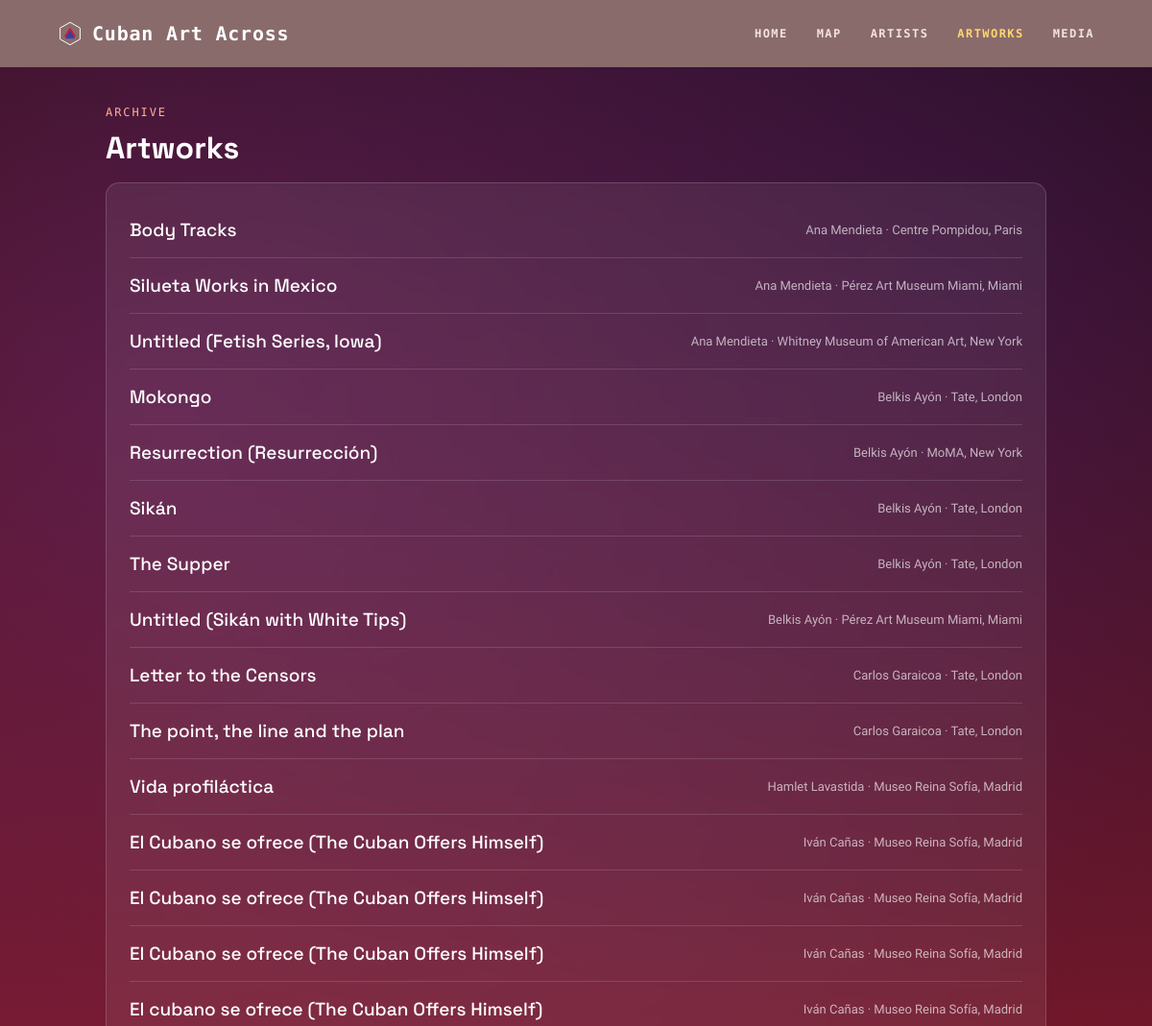
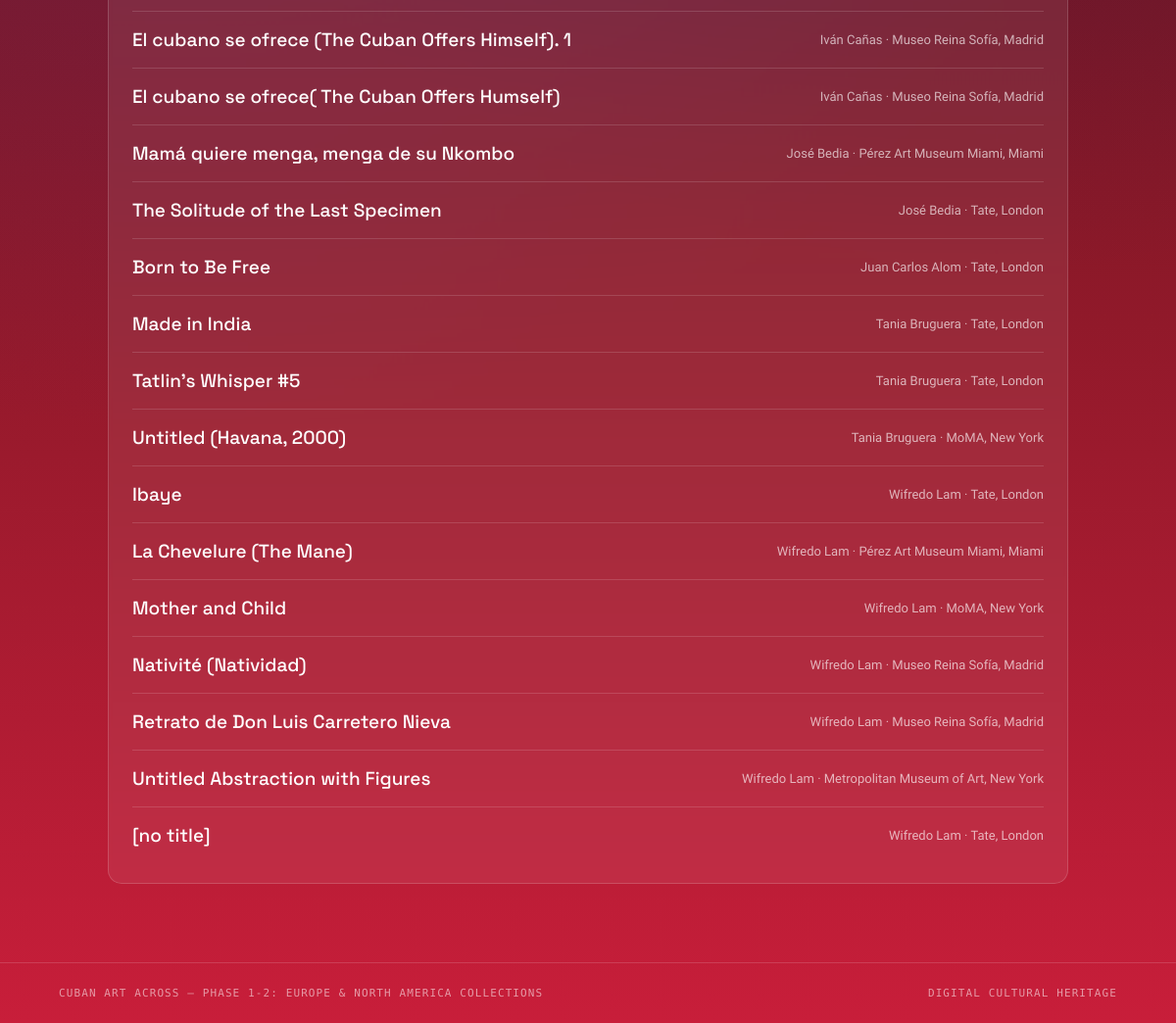
The app's page /artworks/ with its own data (2 pictures, top to bottom).
### zettels/models.py (models this page shows, shortened)
class Artwork(models.Model):
    artist = models.ForeignKey(Artist, on_delete=models.CASCADE, related_name='artworks')
    museum = models.ForeignKey(Museum, on_delete=models.PROTECT, related_name='artworks', null=True, blank=True)
    title = models.CharField(max_length=255)
    year = models.IntegerField(null=True, blank=True)
    medium = models.CharField(max_length=255, null=True, blank=True)
    dimensions = models.CharField(max_length=255, null=True, blank=True)
    museum_catalogue_url = models.URLField(max_length=255, null=True, blank=True)
    image_rights = models.CharField(max_length=255, null=True, blank=True)
    notes = models.TextField(null=True, blank=True)
    description = models.TextField(null=True, blank=True)
    class Meta:
        ordering = ['artist__name', 'title']

class Artist(models.Model):
    name = models.CharField(max_length=100)
    birth_year = models.IntegerField(null=True,blank=True)
    death_year = models.IntegerField(null=True,blank=True)
    birthplace = models.CharField(max_length=100, null=True,blank=True)
    class Meta:
        ordering = ['name']

class Museum(models.Model):
    class Region(models.TextChoices):
        EUROPE = 'europe', 'Europe'
        NORTH_AMERICA = 'north_america', 'North America'
        LATIN_AMERICA = 'latin_america', 'Latin America'
        ASIA = 'asia', 'Asia'
        AFRICA = 'africa', 'Africa'
        OTHER = 'other', 'Other'
    name = models.CharField(max_length=255)
    city = models.CharField(max_length=255)
    country = models.CharField(max_length=255)
    region = models.CharField(
        max_length=20, choices=Region.choices, null=True, blank=True,
    )
    latitude = models.FloatField(null=True, blank=True)
    longitude = models.FloatField(null=True, blank=True)
    class Meta:
        ordering = ['country', 'city', 'name']
        unique_together = ('name', 'city', 'country')

### zettels/views.py (the view)
# urls.py: path('artworks/', views.ArtworkListView.as_view(), name='artwork_list'),
class ArtworkListView(ListView):
    model = Artwork
    template_name = 'zettels/artwork_list.html'
    context_object_name = 'artworks'

### zettels/context_processors.py (called while the page is built)
def project_phase(request):
    regions_present = set(
        Museum.objects
        .exclude(region__isnull=True)
        .exclude(region='')
        .values_list('region', flat=True)
        .distinct()
    )
    ordered = [r for r in PHASE_ORDER if r in regions_present]
    if not ordered:
        return {
            'current_phase_label': 'Phase 1: European Collections',
            'current_regions': [],
        }
    names = [PHASE_LABELS[r] for r in ordered]
    collections_label = ' & '.join(names) + ' Collections'
    phase_number = f"Phase 1-{len(ordered)}" if len(ordered) > 1 else "Phase 1"
    return {
        'current_phase_label': f"{phase_number}: {collections_label}",
        'current_regions': ordered,
    }

### zettels/templates/zettels/artwork_list.html (shortened to what this page needs)
{% extends 'zettels/base.html' %}
{% block content %}
<div class="wrap">
  <div class="eyebrow">Archive</div>
  <h1>Artworks</h1>
  <div class="card">
    <ul class="list">
      {% for artwork in artworks %}
      <li>
        <a class="title" href="{% url 'zettels:artwork_detail' artwork.pk %}">{{ artwork.title }}</a>
        <span class="muted">
          {{ artwork.artist.name }}{% if artwork.museum %} &middot; {{ artwork.museum.name }}, {{ artwork.museum.city }}{% endif %}
        </span>
      </li>
      {% empty %}
      <li>No artworks registered yet.</li>
      {% endfor %}
    </ul>
  </div>
</div>
{% endblock %}

### zettels/templates/zettels/base.html (style rules this page uses)
* { box-sizing: border-box; }
body { margin: 0; color: #fdf3ee; font-family: 'Public Sans', sans-serif; background-color: #2a0a10; background-image: radial-gradient(circle at 15% 20%, rgba(120, 45, 130, 0.45), transparent 55%), radial-gradient(circle at 85% 15%, rgba(40, 30, 130, 0.30), transparent 50%), linear-gradient(180deg, #2a0a10 0%, #6e1620 45%, #c81e3a 100%); background-attachment: fixed; min-height: 100vh; }
a { color: #ffd7a8; text-decoration: none; }
.wrap { max-width: 1100px; margin: 0 auto; padding: 40px 60px; position: relative; z-index: 1; }
.card { background: rgba(255,255,255,0.07); border: 1px solid rgba(255,255,255,0.16); border-radius: 14px; padding: 20px 24px; backdrop-filter: blur(2px); }
.list { list-style: none; padding: 0; margin: 0; }
.list li { padding: 16px 0; border-bottom: 1px solid rgba(255,255,255,0.14); display: flex; justify-content: space-between; align-items: center; gap: 12px; flex-wrap: wrap; }
.list li:last-child { border-bottom: none; }
.list a.title { font-family: 'Space Grotesk', sans-serif; font-size: 19px; font-weight: 500; color: #fff; }
.muted { color: rgba(255,255,255,0.65); font-size: 13px; }
.eyebrow { font-family: 'Space Mono', monospace; font-size: 12px; letter-spacing: .16em; text-transform: uppercase; color: #ffb199; margin-bottom: 10px; }
h1, h2, h3 { font-family: 'Space Grotesk', sans-serif; font-weight: 700; margin: 0 0 16px; color: #fff; }

### records on screen
Artwork: title "Body Tracks", artist.name "Ana Mendieta", museum.name "Centre Pompidou", museum.city "Paris"
Artwork: title "Silueta Works in Mexico", artist.name "Ana Mendieta", museum.name "Pérez Art Museum Miami", museum.city "Miami"
Artwork: title "Untitled (Fetish Series, Iowa)", artist.name "Ana Mendieta", museum.name "Whitney Museum of American Art", museum.city "New York"
Artwork: title "Mokongo", artist.name "Belkis Ayón", museum.name "Tate", museum.city "London"
Artwork: title "Resurrection (Resurrección)", artist.name "Belkis Ayón", museum.name "MoMA", museum.city "New York"
Artwork: title "Sikán", artist.name "Belkis Ayón", museum.name "Tate", museum.city "London"
Artwork: title "The Supper", artist.name "Belkis Ayón", museum.name "Tate", museum.city "London"
Artwork: title "Untitled (Sikán with White Tips)", artist.name "Belkis Ayón", museum.name "Pérez Art Museum Miami", museum.city "Miami"
Artwork: title "Letter to the Censors", artist.name "Carlos Garaicoa", museum.name "Tate", museum.city "London"
Artwork: title "The point, the line and the plan", artist.name "Carlos Garaicoa", museum.name "Tate", museum.city "London"
Artwork: title "Vida profiláctica", artist.name "Hamlet Lavastida", museum.name "Museo Reina Sofía", museum.city "Madrid"
Artwork: title "El Cubano se ofrece (The Cuban Offers Himself)", artist.name "Iván Cañas", museum.name "Museo Reina Sofía", museum.city "Madrid"
Artwork: title "El Cubano se ofrece (The Cuban Offers Himself)", artist.name "Iván Cañas", museum.name "Museo Reina Sofía", museum.city "Madrid"
Artwork: title "El Cubano se ofrece (The Cuban Offers Himself)", artist.name "Iván Cañas", museum.name "Museo Reina Sofía", museum.city "Madrid"
Artwork: title "El cubano se ofrece (The Cuban Offers Himself)", artist.name "Iván Cañas", museum.name "Museo Reina Sofía", museum.city "Madrid"
Artwork: title "El cubano se ofrece (The Cuban Offers Himself). 1", artist.name "Iván Cañas", museum.name "Museo Reina Sofía", museum.city "Madrid"
Artwork: title "El cubano se ofrece( The Cuban Offers Humself)", artist.name "Iván Cañas", museum.name "Museo Reina Sofía", museum.city "Madrid"
Artwork: title "Mamá quiere menga, menga de su Nkombo", artist.name "José Bedia", museum.name "Pérez Art Museum Miami", museum.city "Miami"
Artwork: title "The Solitude of the Last Specimen", artist.name "José Bedia", museum.name "Tate", museum.city "London"
Artwork: title "Born to Be Free", artist.name "Juan Carlos Alom", museum.name "Tate", museum.city "London"
Artwork: title "Made in India", artist.name "Tania Bruguera", museum.name "Tate", museum.city "London"
Artwork: title "Tatlin's Whisper #5", artist.name "Tania Bruguera", museum.name "Tate", museum.city "London"
Artwork: title "Untitled (Havana, 2000)", artist.name "Tania Bruguera", museum.name "MoMA", museum.city "New York"
Artwork: title "Ibaye", artist.name "Wifredo Lam", museum.name "Tate", museum.city "London"
Artwork: title "La Chevelure (The Mane)", artist.name "Wifredo Lam", museum.name "Pérez Art Museum Miami", museum.city "Miami"
Artwork: title "Mother and Child", artist.name "Wifredo Lam", museum.name "MoMA", museum.city "New York"
Artwork: title "Nativité (Natividad)", artist.name "Wifredo Lam", museum.name "Museo Reina Sofía", museum.city "Madrid"
Artwork: title "Retrato de Don Luis Carretero Nieva", artist.name "Wifredo Lam", museum.name "Museo Reina Sofía", museum.city "Madrid"
Artwork: title "Untitled Abstraction with Figures", artist.name "Wifredo Lam", museum.name "Metropolitan Museum of Art", museum.city "New York"
Artwork: title "[no title]", artist.name "Wifredo Lam", museum.name "Tate", museum.city "London"

### other values on screen
{{ current_phase_label }} "PHASE 1-2: EUROPE & NORTH AMERICA COLLECTIONS"
